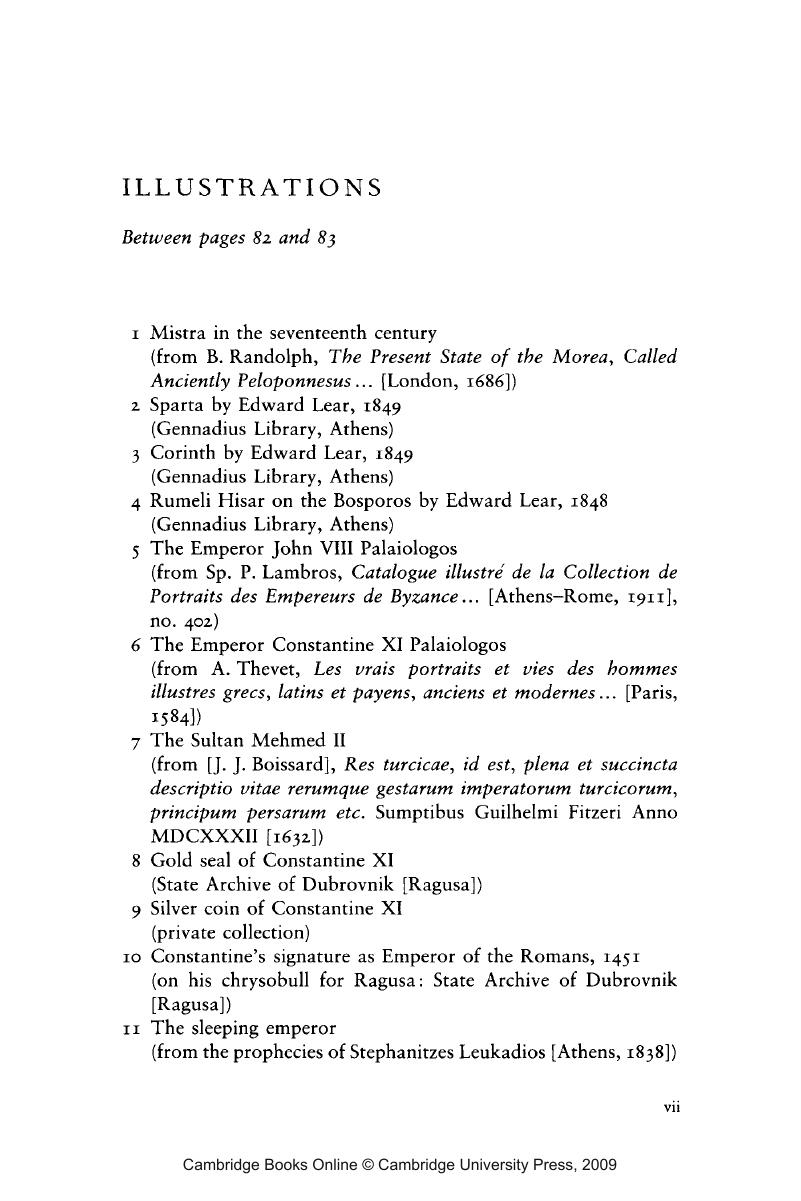
#> input picture librairies-test/ill.jpg, 801 x 1201 px
$ jupyter execute --allow-errors get_whole_text.ipynb
#> lines starting #> are read from the running program, lines starting #| are printed output that depends on the picture; after the words box and inside, x2 and y2 are one past the last pixel; in counts of white or black regions, pixels touching at a corner belong together
[cell 1]
import pytesseract
import cv2

[cell 2]
image = cv2.imread("ill.jpg")
#> image is the input picture: shape (1201, 801, 3); min 0, max 255, mean 244.1
base_image = image.copy()

[cell 3]
gray = cv2.cvtColor(image, cv2.COLOR_BGR2GRAY)
blur = cv2.GaussianBlur(gray, (7,7),0)
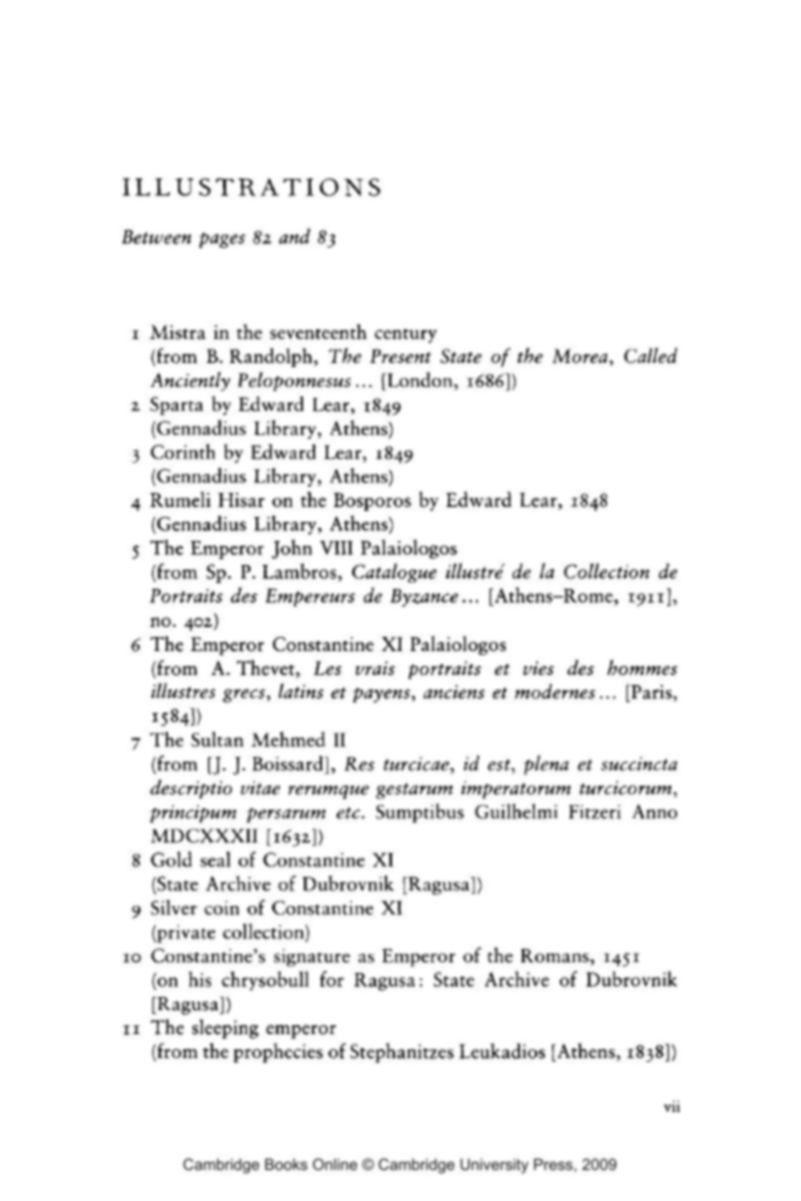
#> blur: shape (1201, 801); min 69, max 255, mean 244.1
thresh = cv2.threshold(blur, 0, 255, cv2.THRESH_BINARY_INV + cv2.THRESH_OTSU)[1]
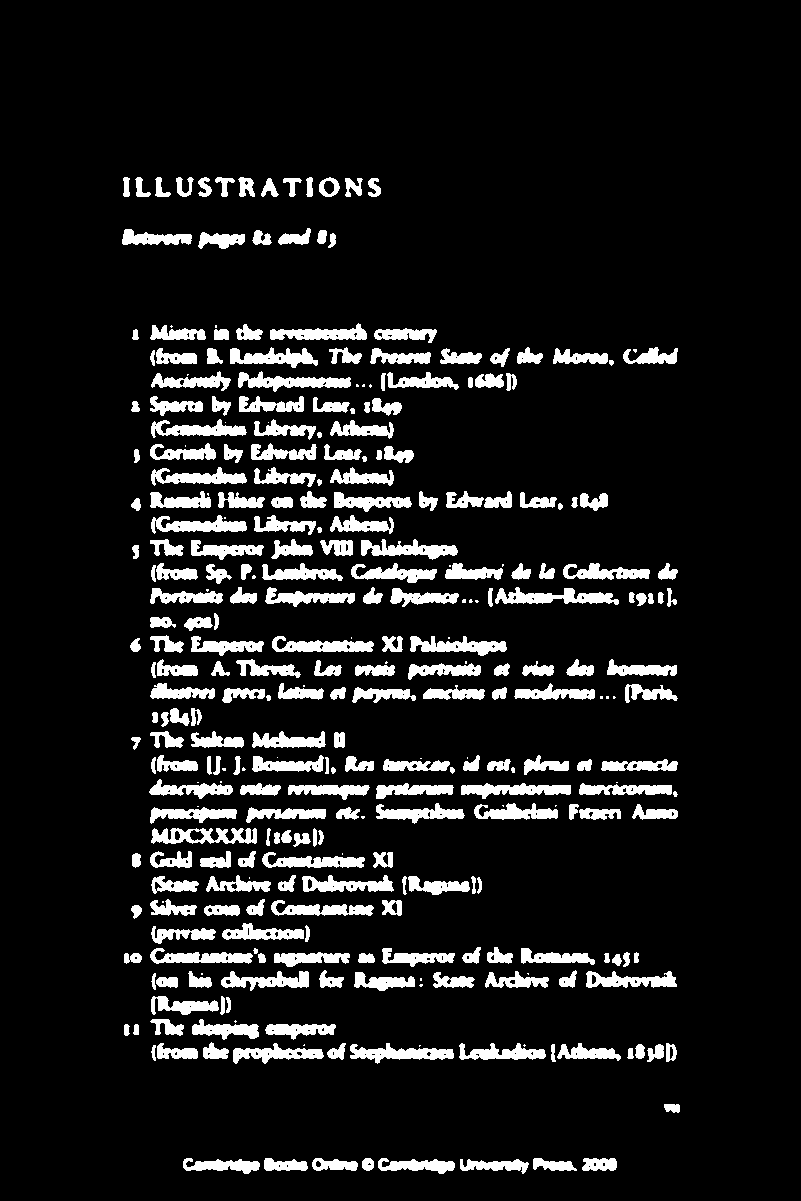
#> thresh: shape (1201, 801); 10.3% white; 319 white regions (50 under 20 px), largest, box (x1, y1, x2, y2) and area: (495, 587, 619, 605) 1160, (238, 371, 351, 392) 1109, (350, 1043, 454, 1064) 1075

[cell 4]
kernal = cv2.getStructuringElement(cv2.MORPH_RECT, (3,50))
dilate = cv2.dilate(thresh, kernal, iterations = 1)
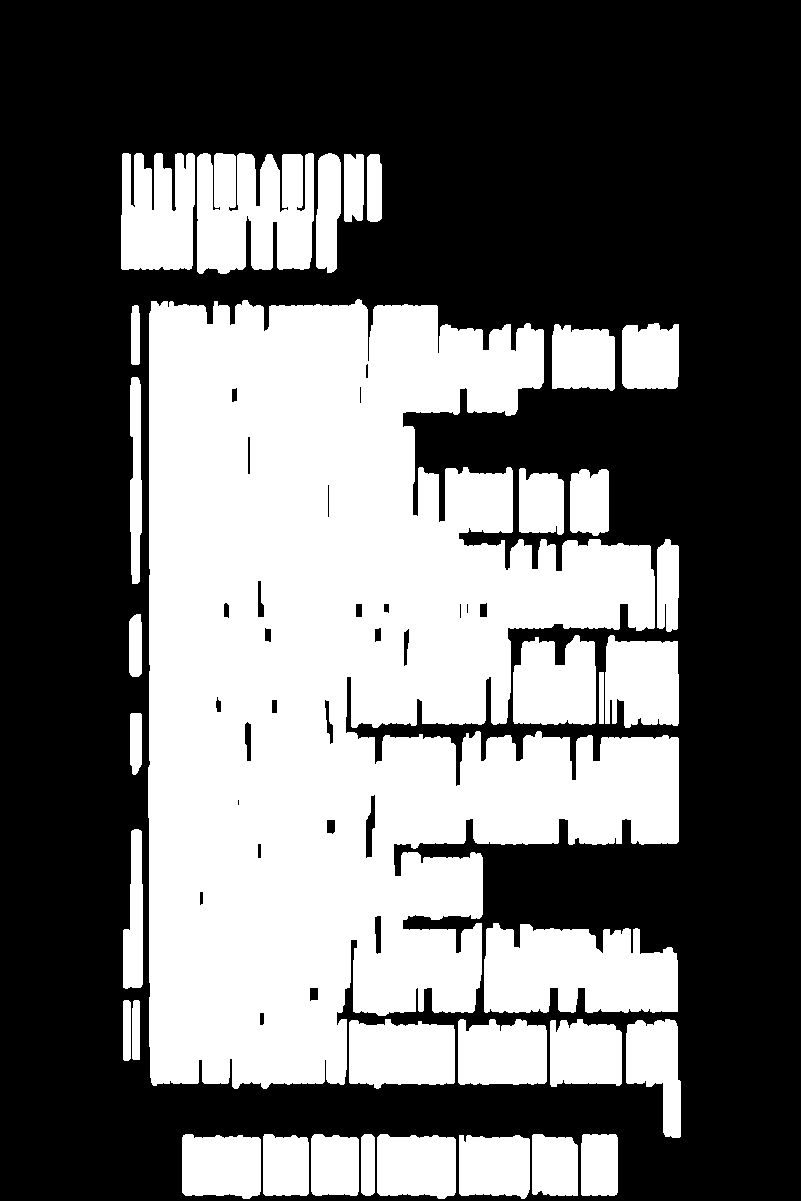
#> dilate: shape (1201, 801); 41.2% white; 34 white regions

[cell 5]
cv2.imwrite("sample_dialated.png", dilate)
#> Out = True

[cell 6]
cnts = cv2.findContours(dilate, cv2.RETR_EXTERNAL, cv2.CHAIN_APPROX_SIMPLE)
#> cnts = 34 contours; largest, box (x1, y1, x2, y2) and area: (148, 299, 679, 1089) 277287, (484, 923, 678, 1013) 14114, (197, 153, 314, 274) 11636, (121, 153, 195, 270) 7302, (349, 1019, 455, 1089) 6261
cnts = cnts[0] if len(cnts) == 2 else cnts[1]
cnts = sorted(cnts, key=lambda x: cv2.boundingRect(x)[1])

[cell 7]
for c in cnts :
    x,y,w,h = cv2.boundingRect(c)
    if h > 200 and w > 250 :
        roi = base_image[y:y+h, x:x+w]
        cv2.rectangle(image, (x,y), (x+w, y+h), (36, 255, 12), 2)
#> this loop made 34 passes
#> (x, y, w, h) on passes 1 to 12: (316, 153, 25, 120), (197, 153, 117, 121), (121, 153, 74, 117), (367, 154, 15, 68), (344, 154, 20, 68), (148, 299, 531, 790), (131, 305, 9, 60), (622, 323, 57, 66), (552, 324, 63, 67), (130, 377, 12, 207), (519, 468, 45, 67), (570, 469, 39, 67)
#> (c, x, y, w, h) on pass 17: ([[599, 672], [599, 723], [603, 723], [603, 672]], 599, 672, 5, 52)
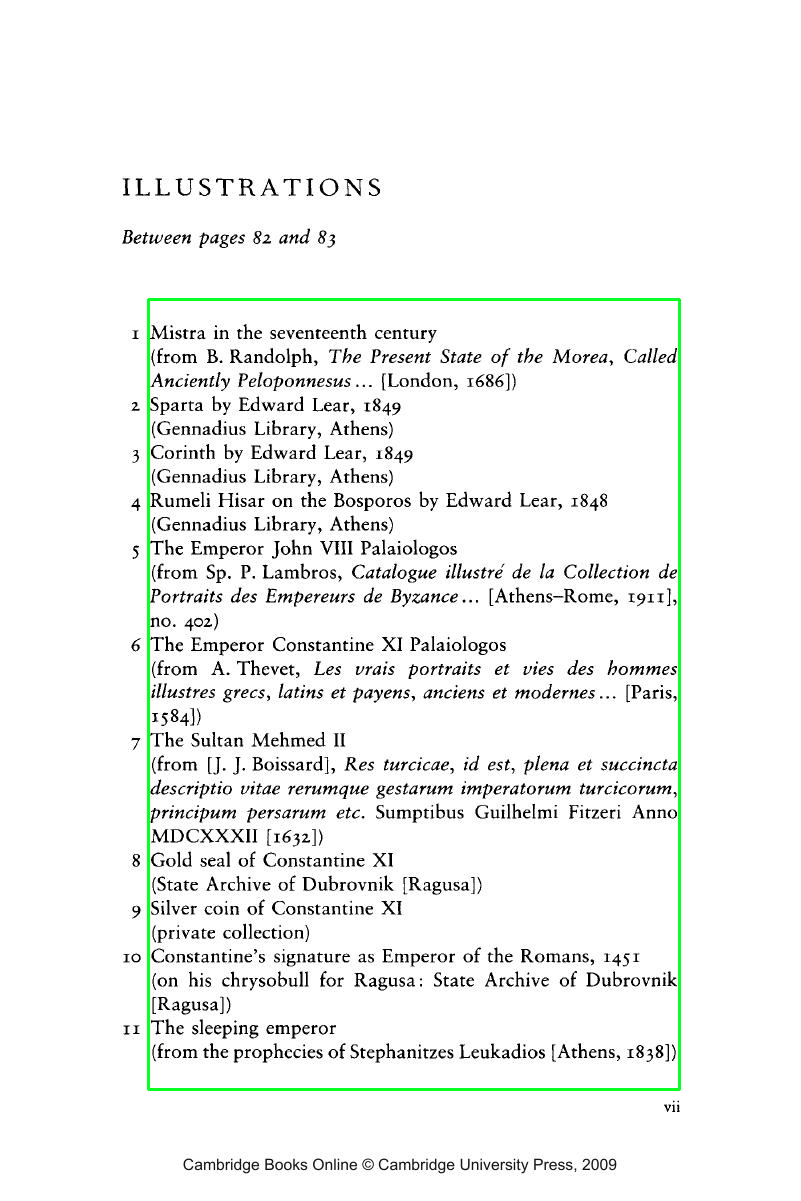
#> image: shape (1201, 801, 3); 0.82% of pixels changed, all inside (x1, y1, x2, y2) = (147, 298, 681, 1091)
cv2.imwrite("sample_boxes.png", image)
#> Out = True

$ run again, with librairies-test/let.jpg copied over librairies-test/ill.jpg
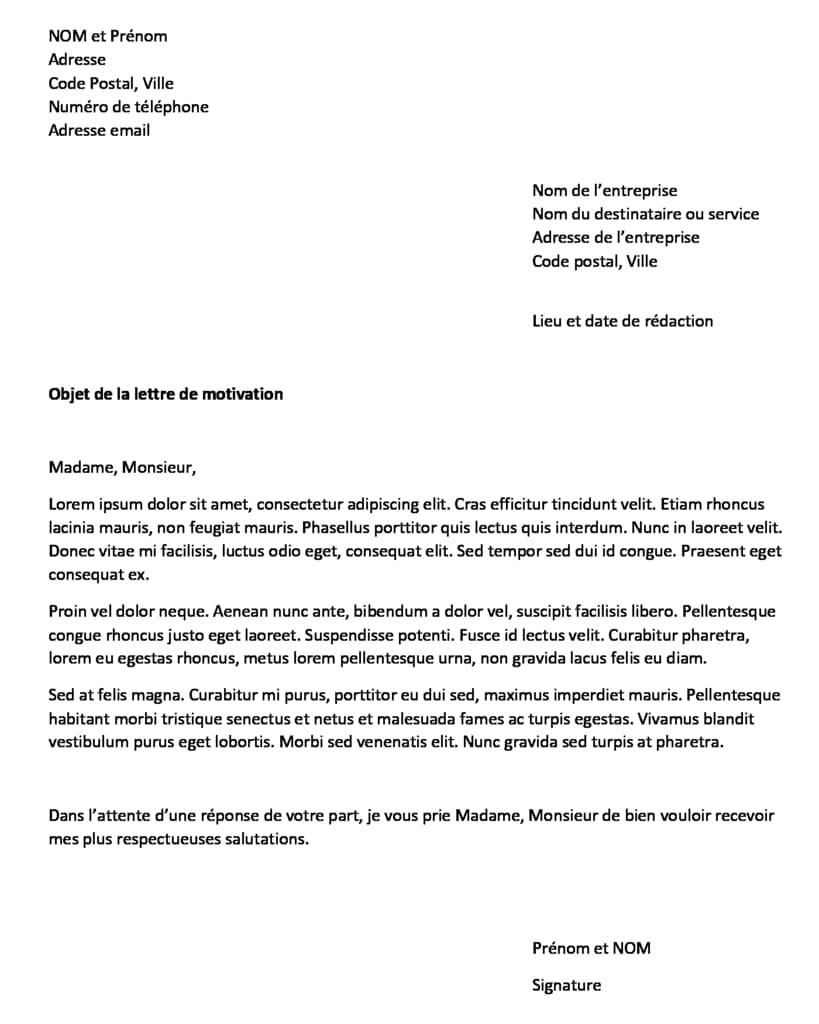
#> input picture librairies-test/let.jpg, 819 x 1024 px
#> image is the input picture: shape (1024, 819, 3); min 0, max 255, mean 243.1
#> `thresh = cv2.threshold(blur, 0, 255, cv2.THRESH_BINARY_INV + cv2.THRES..`:
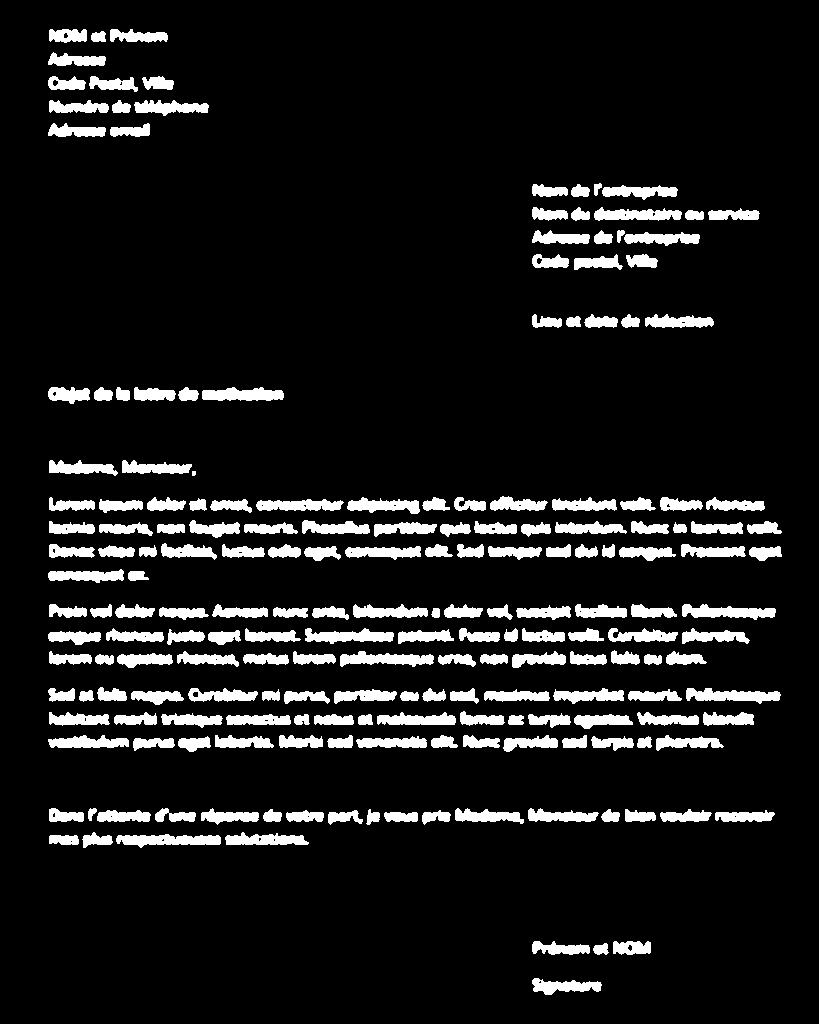
#> thresh: shape (1024, 819); 9.8% white; 200 white regions (1 under 20 px), largest, box (x1, y1, x2, y2) and area: (116, 834, 221, 848) 964, (686, 688, 781, 704) 918, (682, 604, 776, 620) 914
#> dilate: shape (1024, 819); 40.9% white; 21 white regions
#> `cv2.imwrite("sample_dialated.png", dilate)`: Out = True
#> cnts = 21 contours; largest, box (x1, y1, x2, y2) and area: (47, 436, 783, 777) 217494, (531, 159, 715, 353) 30260, (48, 784, 325, 873) 21642, (47, 5, 210, 162) 20344, (531, 917, 610, 1020) 7124
#> the loop `for c in cnts :` made 21 passes
#> (x, y, w, h) on passes 1 to 8: (47, 5, 163, 157), (531, 159, 184, 194), (707, 184, 54, 61), (201, 363, 84, 63), (133, 363, 67, 63), (115, 363, 16, 63), (93, 363, 21, 63), (47, 363, 44, 66)
#> after the loop `for c in cnts :`:
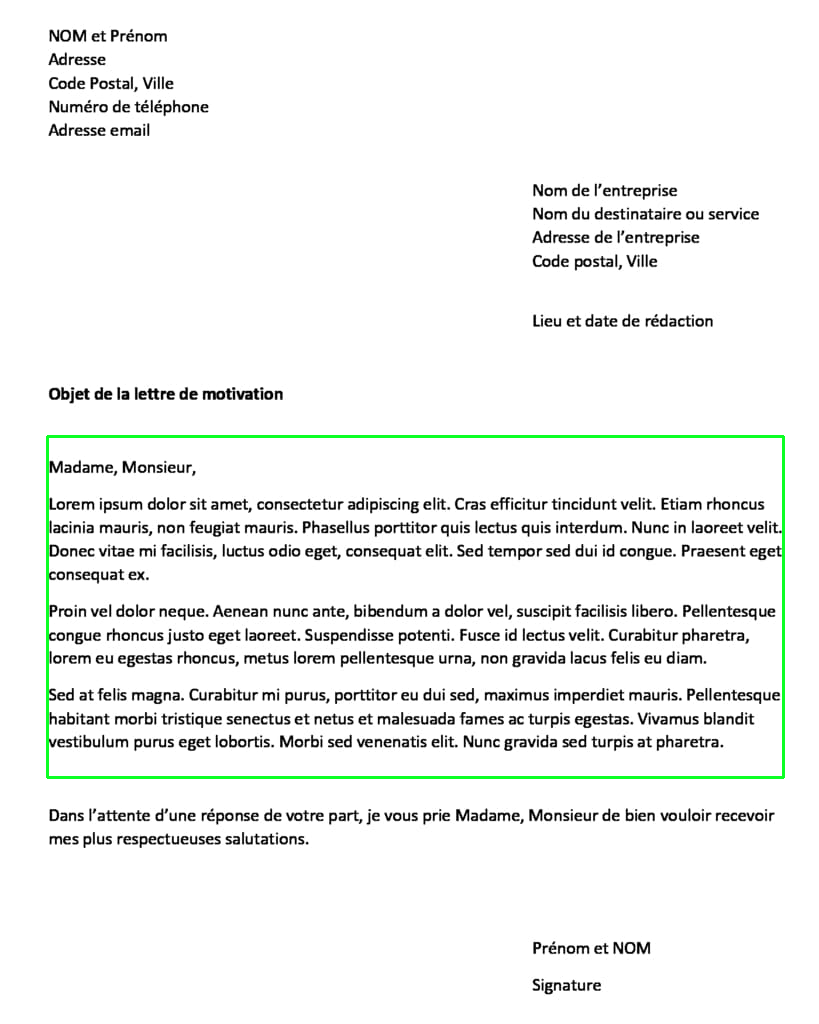
#> image: shape (1024, 819, 3); 0.77% of pixels changed, all inside (x1, y1, x2, y2) = (46, 435, 785, 779)
#> `cv2.imwrite("sample_boxes.png", image)`: Out = True
